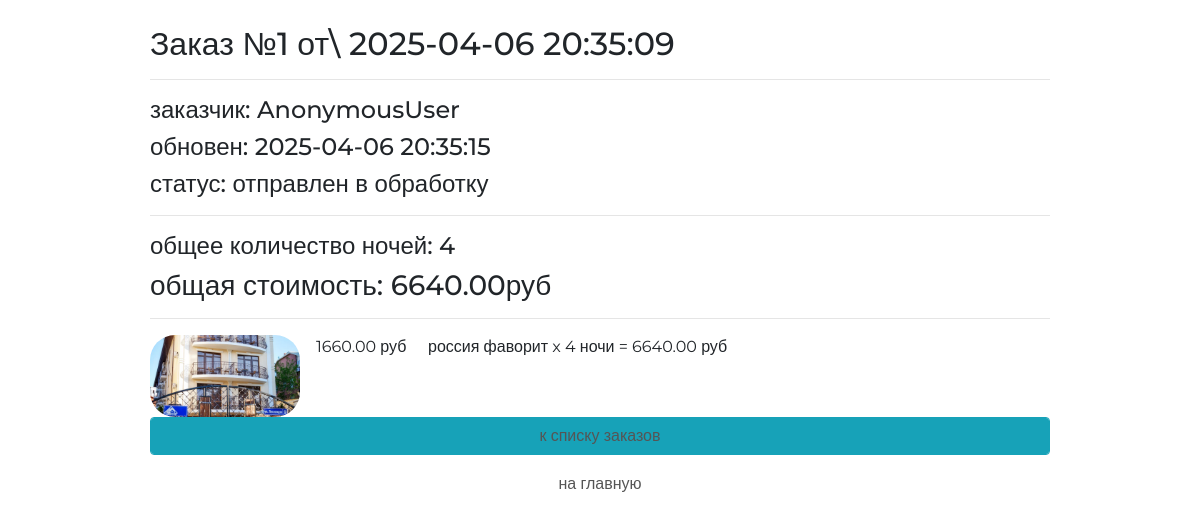
Page /order/read/1/ on the committed database.
### ordersapp/models.py (models this page shows, shortened)
class Order(models.Model):
    FORMING = 'FM'
    SENT_TO_PROCEED = 'STP'
    PROCEEDED = 'PRD'
    PAID = 'PD'
    READY = 'RDY'
    CANCEL = 'CNL'
    ORDER_STATUS_CHOICES = (
        (FORMING, 'формируется'),
        (SENT_TO_PROCEED, 'отправлен в обработку'),
        (PROCEEDED, 'оплачен'),
        (PAID, 'обрабатывается'),
        (READY, 'подтверждён размещением'),
        (CANCEL, 'отменён'),
    )
    user = models.ForeignKey(
        settings.AUTH_USER_MODEL, on_delete=models.CASCADE)
    created = models.DateTimeField(verbose_name='создан', auto_now_add=True)
    updated = models.DateTimeField(verbose_name='обновлён', auto_now=True)
    status = models.CharField(
        verbose_name='статус',
        max_length=3,
        choices=ORDER_STATUS_CHOICES,
        default=FORMING)
    is_active = models.BooleanField(verbose_name='активен', default=True)
    class Meta:
        ordering = ('-created',)
        verbose_name = 'заказ'
        verbose_name_plural = 'заказы'
    def get_total_nights(self):
        accommodations = self.orderitems.select_related()
        return sum(list(map(lambda x: x.nights, accommodations)))
    def get_total_cost(self):
        accommodation = self.orderitems.select_related()
        return sum(list(map(lambda x: x.nights * x.accommodation.price,
                            accommodation)))

class OrderItem(models.Model):
    order = models.ForeignKey(Order, related_name='orderitems',
                               on_delete=models.CASCADE)
    accommodation = models.ForeignKey(
        Accommodation, verbose_name='размещение', on_delete=models.CASCADE)
    nights = models.PositiveIntegerField(verbose_name='количество', default=0)
    def get_accommodation_cost(self):
        return self.accommodation.price * self.nights

### mainapp/models.py (models this page shows, shortened)
class Accommodation(models.Model):
    country = models.ForeignKey(ListOfCountries, on_delete=models.CASCADE)
    region = models.ForeignKey(Regions, on_delete=models.CASCADE)
    name = models.CharField(verbose_name='название проживания', max_length=128,
                            unique=True)
    image = models.ImageField(upload_to='accommodation_img', blank=True)
    short_desc = models.TextField(verbose_name='краткое описание продукта',
                                  max_length=60, blank=True)
    description = models.TextField(verbose_name='описание продукта',
                                   blank=True)
    availability = models.PositiveIntegerField(verbose_name=
                                               'количество свободных номеров')
    price = models.DecimalField(
        verbose_name='цена', max_digits=8, decimal_places=2, default=0)
    room_desc = models.TextField(verbose_name='краткое описание комнаты',
                                 max_length=60, blank=True)
    is_active = models.BooleanField(verbose_name='активна', default=True)

class ListOfCountries(models.Model):
    name = models.CharField(verbose_name='имя', max_length=64, unique=True)
    description = models.TextField(verbose_name='описание', blank=True)
    is_active = models.BooleanField(verbose_name='активна', default=True)

### ordersapp/views.py (the view)
# urls.py: path('read/<int:pk>/', ordersapp.OrderRead.as_view(), name='order_read'),
class OrderRead(DetailView):
    model = Order
    def get_context_data(self, **kwargs):
        context = super(OrderRead, self).get_context_data(**kwargs)
        context['title'] = 'заказ/просмотр'
        return context

### adminapp/templatetags/tagz.py (called while the page is built)
@register.filter(name='media_acc')
def media_acc(string):
    if not string:
        string = 'accommodation_img/default.jpg'
    return f'{settings.MEDIA_URL}{string}'

### ordersapp/templates/ordersapp/order_detail.html
{% extends "ordersapp/base.html" %}
{% load static %}
{% load tagz %}
{% block content %}
    {% include 'ordersapp/includes/inc_order_summary.html' %}
    <div class="basket_list">
        {% for item in object.orderitems.select_related %}
            <div class="basket_record">
                <img src="{{ item.accommodation.image|media_acc }}" alt="{{ item.accommodation.short_desc }}">
                <span class="category_name">{{ item.accommodation.country.name }}</span>
                <span class="product_name">{{ item.accommodation.name }}</span>
                <span class="product_price">{{ item.accommodation.price }}&nbspруб</span>
                <span class="product_quantitiy">x {{ item.nights }}
                {% if item.nights == 1 %} ночь
                {% elif 1 < item.nights and item.nights < 5 %} ночи
                {% else %} ночей
                {% endif %}</span>
                <span class="product_cost"> = {{ item.get_accommodation_cost }}&nbspруб</span>
            </div>
        {% endfor %}
    </div>
    {% include 'ordersapp/includes/inc_order_actions.html' %}
{% endblock %}

### ordersapp/templates/ordersapp/includes/inc_order_summary.html (shortened to what this page needs)
{% if object %}
    <div class="h2">Заказ №{{ object.pk }} от\
        {{ object.created|date:"Y-m-d H:i:s" }}</div>
    <hr>
    <div class="h4">заказчик: {{ user }} </div>
    <div class="h4">обновен: {{ object.updated|date:"Y-m-d H:i:s" }}</div>
    <div class="h4">статус: {{ object.get_status_display }}</div>
    <hr>
    <div class="h4">
        общее количество ночей: <span class="order_total_quantity">
        {{ object.get_total_nights }}</span>
    </div>
    <div class="h3">
        общая стоимость: <span class="order_total_cost">
        {{ object.get_total_cost }}</span>руб
    </div>
{% endif %}
<hr>

### static/css/style.css (style rules this page uses)
* { margin: 0; padding: 0; }
.order_container img { display: block; float: left; width: 150px; border-radius: 25px; }
body { font-family: 'Montserrat', sans-serif; }
html, body { height: 100%; }
.basket_list span.product_price { margin-left: 1em; width: 7em; position: relative; display: block; float: left; }

### rows in the picture
Order: pk "1", created "2025-04-06 20:35:09", updated "2025-04-06 20:35:15", status "отправлен в обработку", get_total_nights "4", get_total_cost "6640.00"
OrderItem: accommodation.image|media_acc (picture), accommodation.country.name "россия", accommodation.name "фаворит", accommodation.price "1660.00", nights "4", shows "ночи", get_accommodation_cost "6640.00"

### other values in the picture
{{ user }} "AnonymousUser"
